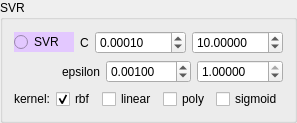
          <widget class="QGroupBox" name="groupBox_4">
           <property name="title">
            <string>SVR</string>
           </property>
           <layout class="QGridLayout" name="gridLayout_50">
            <item row="0" column="0">
             <layout class="QGridLayout" name="gridLayout_42">
              <item row="0" column="0">
               <widget class="QRadioButton" name="radioButton_svr">
                <property name="styleSheet">
                 <string notr="true">background-color: rgb(227, 200, 255);</string>
                </property>
                <property name="text">
                 <string>SVR</string>
                </property>
                <attribute name="buttonGroup">
                 <string notr="true">buttonGroup</string>
                </attribute>
               </widget>
              </item>
              <item row="0" column="1">
               <layout class="QGridLayout" name="gridLayout_12">
                <item row="0" column="0">
                 <widget class="QLabel" name="label_17">
                  <property name="text">
                   <string>C</string>
                  </property>
                 </widget>
                </item>
                <item row="0" column="1">
                 <widget class="QDoubleSpinBox" name="doubleSpinBox_C_min">
                  <property name="decimals">
                   <number>5</number>
                  </property>
                  <property name="minimum">
                   <double>0.000010000000000</double>
                  </property>
                  <property name="maximum">
                   <double>1000.000000000000000</double>
                  </property>
                  <property name="singleStep">
                   <double>0.010000000000000</double>
                  </property>
                  <property name="value">
                   <double>0.000100000000000</double>
                  </property>
                 </widget>
                </item>
                <item row="0" column="2">
                 <widget class="QDoubleSpinBox" name="doubleSpinBox_C_max">
                  <property name="decimals">
                   <number>5</number>
                  </property>
                  <property name="minimum">
                   <double>0.000010000000000</double>
                  </property>
                  <property name="maximum">
                   <double>1000.000000000000000</double>
                  </property>
                  <property name="singleStep">
                   <double>0.010000000000000</double>
                  </property>
                  <property name="value">
                   <double>10.000000000000000</double>
                  </property>
                 </widget>
                </item>
               </layout>
              </item>
              <item row="1" column="0" colspan="2">
               <layout class="QGridLayout" name="gridLayout_38">
                <item row="0" column="0">
                 <layout class="QGridLayout" name="gridLayout_11">
                  <item row="0" column="0" alignment="Qt::AlignRight">
                   <widget class="QLabel" name="label_18">
                    <property name="text">
                     <string>epsilon</string>
                    </property>
                   </widget>
                  </item>
                  <item row="0" column="1">
                   <widget class="QDoubleSpinBox" name="doubleSpinBox_epsilon_min">
                    <property name="decimals">
                     <number>5</number>
                    </property>
                    <property name="minimum">
                     <double>0.000010000000000</double>
                    </property>
                    <property name="maximum">
                     <double>1.000000000000000</double>
                    </property>
                    <property name="singleStep">
                     <double>0.010000000000000</double>
                    </property>
                    <property name="value">
                     <double>0.001000000000000</double>
                    </property>
                   </widget>
                  </item>
                  <item row="0" column="2">
                   <widget class="QDoubleSpinBox" name="doubleSpinBox_epsilon_max">
                    <property name="decimals">
                     <number>5</number>
                    </property>
                    <property name="minimum">
                     <double>0.000010000000000</double>
                    </property>
                    <property name="maximum">
                     <double>1.000000000000000</double>
                    </property>
                    <property name="singleStep">
                     <double>0.010000000000000</double>
                    </property>
                    <property name="value">
                     <double>1.000000000000000</double>
                    </property>
                   </widget>
                  </item>
                 </layout>
                </item>
                <item row="1" column="0">
                 <layout class="QGridLayout" name="gridLayout_13">
                  <item row="0" column="0">
                   <widget class="QLabel" name="label_19">
                    <property name="text">
                     <string>kernel:</string>
                    </property>
                   </widget>
                  </item>
                  <item row="0" column="1">
                   <widget class="QCheckBox" name="checkBox_rbf">
                    <property name="text">
                     <string>rbf</string>
                    </property>
                    <property name="checked">
                     <bool>true</bool>
                    </property>
                   </widget>
                  </item>
                  <item row="0" column="2">
                   <widget class="QCheckBox" name="checkBox_linear">
                    <property name="text">
                     <string>linear</string>
                    </property>
                   </widget>
                  </item>
                  <item row="0" column="3">
                   <widget class="QCheckBox" name="checkBox_poly">
                    <property name="text">
                     <string>poly</string>
                    </property>
                   </widget>
                  </item>
                  <item row="0" column="4">
                   <widget class="QCheckBox" name="checkBox_sigmoid">
                    <property name="text">
                     <string>sigmoid</string>
                    </property>
                   </widget>
                  </item>
                 </layout>
                </item>
               </layout>
              </item>
             </layout>
            </item>
           </layout>
          </widget>
